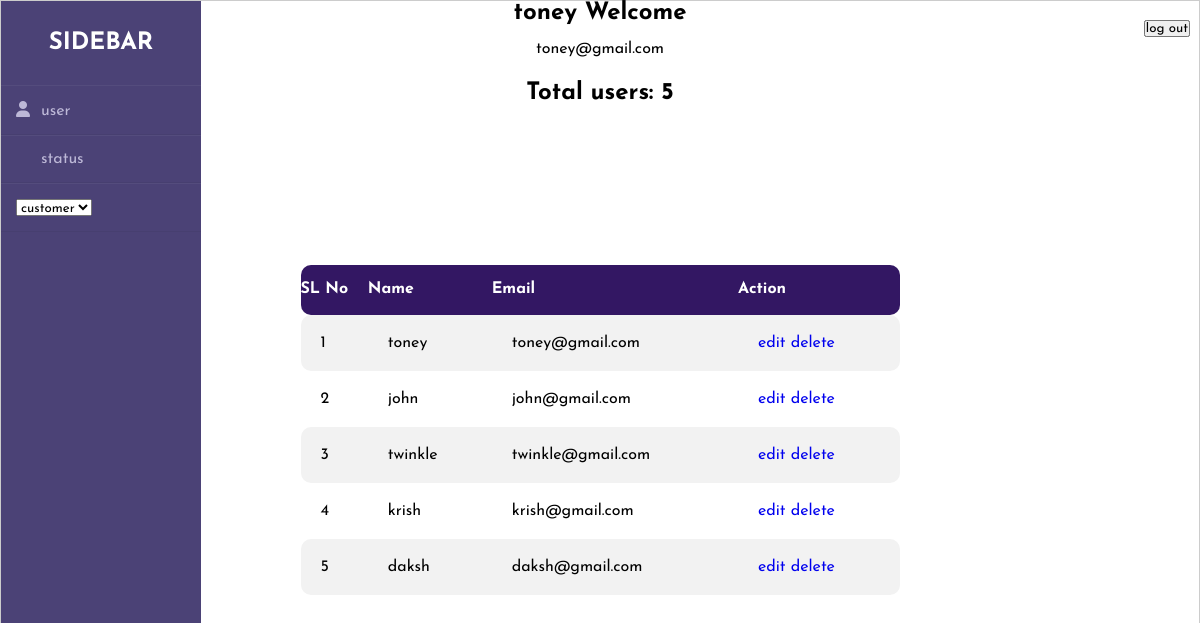
The app's page /detail.php (signed in) with its own data.
### tables this page shows
CREATE TABLE `registration` (
  `id` int(255) NOT NULL,
  `name` varchar(255) NOT NULL,
  `email` varchar(255) NOT NULL,
  `gender` varchar(255) NOT NULL,
  `password` varchar(255) NOT NULL,
  `status` varchar(255) NOT NULL
);

### detail.php (the view, shortened to what this page needs)
<?php
include("index.php");
?>
<section class="page-content">
                    <link rel="stylesheet" href="style2.css">
                        <?php
                            $query = "SELECT * FROM registration";
                            $query_run = mysqli_query($conn, $query);
                            $row = mysqli_num_rows($query_run);
                             echo '<h2><br><center>Total users: '.$row.'</center></h2>';
                                ?>
                            <table class="table">
                       <thead>
                        <tr>
                        <th>SL No</th>
                            <th>Name</th>
                            <th>Email</th>
                            <th>Action</th>
                                </tr>
                                </thead>
                                <tbody>
                             <?php
                            if ($query_run->num_rows > 0) {
                                $i=1;
                                while($row = $query_run->fetch_assoc())
                                {
                                ?>
                                <tr>
                                <td><?php echo $i++;?></td>
                                <td><?php echo $row['name'];?> </td><br>
                                <td><?php echo $row['email'];?> </td><br>
                                <td> <a href='edit1.php?id=<?php echo $row['id']; ?>'>edit</a>
                               <a href='delete1.php?id=<?php echo $row['id']; ?>'>delete</a>
                                </tr>
                                <?php
                                }}
                               ?>
                                  </table>
                <div class="col-auto">
                </div>
</section>
<form align="right-margin" name="form1" method="post" action="logout.php">
  <label class="logoutLblPos">
  <input name="submit2" type="submit" id="submit2" value="log out">
  </label>
</form>

### style1.css (style rules this page uses)
* { margin: auto; padding: 0; box-sizing: border-box; list-style: none; text-decoration: none; font-family: 'Josefin Sans', sans-serif; }
body { background-color: #FFFFFF; }
.logoutLblPos { position:fixed; right:10px; top:15px; }

### style2.css (style rules this page uses)
body { box-sizing: border-box; border: 1px solid #ccc; }
table { font-family: Arial, Helvetica, sans-serif; border-collapse: collapse; width: 50%; border: none }
table td, #customers th { padding: 20px; }
table tr:nth-child(odd) { background-color: #f2f2f2; }
table th { padding-top: 16px; padding-bottom: 18px; text-align: left; background-color: #331763; color: white; }
td:first-child, th:first-child { border-radius: 10px 0 0 10px; }
td:last-child, th:last-child { border-radius: 0 10px 10px 0; }
.logoutLblPos { position:fixed; right:10px; top:20px; }

### records on screen
registration: name "toney", email "toney@gmail.com"
registration: name "john", email "john@gmail.com"
registration: name "twinkle", email "twinkle@gmail.com"
registration: name "krish", email "krish@gmail.com"
registration: name "daksh", email "daksh@gmail.com"

### other values on screen
$_SESSION["name"] "toney"
$_SESSION["email"] "toney@gmail.com"
$row "5"
